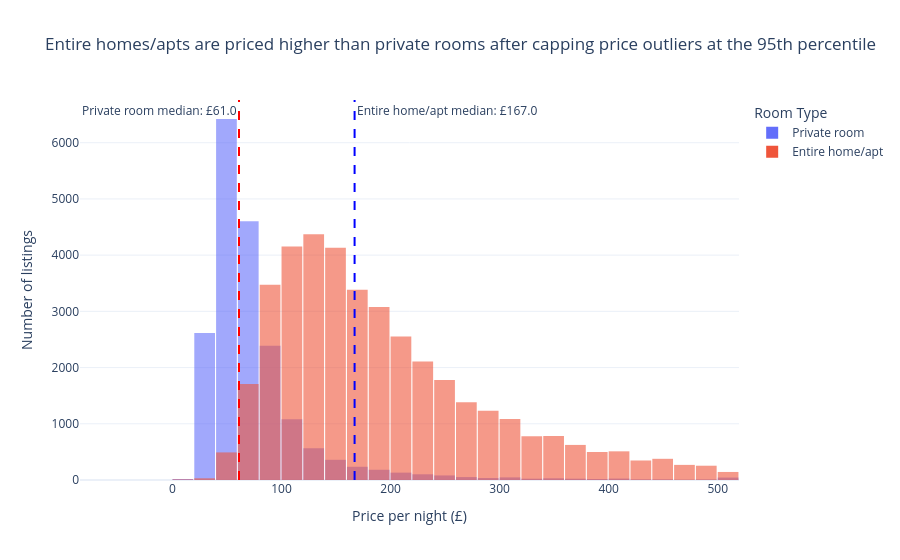

Source (notebook cell):
### Code cell
import pandas as pd
import plotly.express as px
import plotly.graph_objects as go

# ------------------------------------------------------------
# 1. Load CSV file


df = pd.read_csv("Airbnb_listing_week5.csv")

print(f"Loaded: {len(df)} listings")
print(df.describe().round(1))


# ------------------------------------------------------------
# 2. Cap price outliers at 95th percentile
# ------------------------------------------------------------

p95 = df["price"].quantile(0.95)

df_cap = df[df["price"] <= p95].copy()

print(f"\n95th percentile price cap: £{p95:.0f}")
print(df_cap.groupby("room_type")["price"].describe().round(1))


# ------------------------------------------------------------
# 3. Keep only Entire home/apt and Private room
# ------------------------------------------------------------

df_task1 = df_cap[
    df_cap["room_type"].isin(["Entire home/apt", "Private room"])
].copy()

print(f"\nTask 1 dataset size: {len(df_task1)} listings")
print(df_task1["room_type"].value_counts())


# ------------------------------------------------------------
# 4. Calculate median price for each room type
# ------------------------------------------------------------

medians = df_task1.groupby("room_type")["price"].median().round(1)

entire_median = medians["Entire home/apt"]
private_median = medians["Private room"]

print("\nMedian prices:")
print(medians)


# ------------------------------------------------------------
# 5. Plotly Express histogram first
# ------------------------------------------------------------

fig = px.histogram(
    df_task1,
    x="price",
    color="room_type",
    nbins=35,
    opacity=0.6,
    barmode="overlay",
    title=(
        "Entire homes/apts are priced higher than private rooms "
        "after capping price outliers at the 95th percentile"
    ),
    labels={
        "price": "Price per night (£)",
        "room_type": "Room Type"
    }
)


# ------------------------------------------------------------
# 6. Graph Objects additions: median reference lines
# ------------------------------------------------------------

fig.add_vline(
    x=entire_median,
    line_dash="dash",
    line_color="blue",
    annotation_text=f"Entire home/apt median: £{entire_median}",
    annotation_position="top right"
)

fig.add_vline(
    x=private_median,
    line_dash="dash",
    line_color="red",
    annotation_text=f"Private room median: £{private_median}",
    annotation_position="top left"
)


# ------------------------------------------------------------
# 7. Final layout
# ------------------------------------------------------------

fig.update_layout(
    xaxis_title="Price per night (£)",
    yaxis_title="Number of listings",
    legend_title_text="Room Type",
    bargap=0.05,
    template="plotly_white"
)

fig.show()

### Figure 1 — Plotly figure (JSON) as saved in the notebook; plotly's stock layout.template omitted (floating-point values rounded to 4 significant figures; data arrays with more than 128 entries replaced by an {"elided": "..."} marker saying what was removed)
{"data": [{"bingroup": "x", "hovertemplate": "Room Type=Private room<br>Price per night (£)=%{x}<br>count=%{y}<extra></extra>", "legendgroup": "Private room", "marker": {"color": "#636efa", "opacity": 0.6, "pattern": {"shape": ""}}, "name": "Private room", "nbinsx": 35, "orientation": "v", "showlegend": true, "type": "histogram", "x": {"elided": "19110 float values"}, "xaxis": "x", "yaxis": "y"}, {"bingroup": "x", "hovertemplate": "Room Type=Entire home/apt<br>Price per night (£)=%{x}<br>count=%{y}<extra></extra>", "legendgroup": "Entire home/apt", "marker": {"color": "#EF553B", "opacity": 0.6, "pattern": {"shape": ""}}, "name": "Entire home/apt", "nbinsx": 35, "orientation": "v", "showlegend": true, "type": "histogram", "x": {"elided": "39562 float values"}, "xaxis": "x", "yaxis": "y"}], "layout": {"annotations": [{"showarrow": false, "text": "Entire home/apt median: £167.0", "x": 167, "xanchor": "left", "xref": "x", "y": 1, "yanchor": "top", "yref": "y domain"}, {"showarrow": false, "text": "Private room median: £61.0", "x": 61, "xanchor": "right", "xref": "x", "y": 1, "yanchor": "top", "yref": "y domain"}], "bargap": 0.05, "barmode": "overlay", "legend": {"title": {"text": "Room Type"}, "tracegroupgap": 0}, "shapes": [{"line": {"color": "blue", "dash": "dash"}, "type": "line", "x0": 167, "x1": 167, "xref": "x", "y0": 0, "y1": 1, "yref": "y domain"}, {"line": {"color": "red", "dash": "dash"}, "type": "line", "x0": 61, "x1": 61, "xref": "x", "y0": 0, "y1": 1, "yref": "y domain"}], "title": {"text": "Entire homes/apts are priced higher than private rooms after capping price outliers at the 95th percentile"}, "xaxis": {"anchor": "y", "domain": [0, 1], "title": {"text": "Price per night (£)"}}, "yaxis": {"anchor": "x", "domain": [0, 1], "title": {"text": "Number of listings"}}}}
